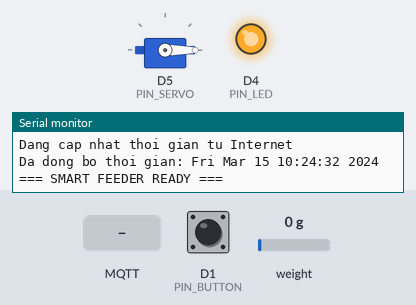
Recording of a sketch running on a simulated ESP8266 (NodeMCU). On the bench: servo, output pins drawn as LEDs (lit = HIGH), the last lines printed to the serial monitor. The inputs (shaded band) are chosen by the test bench; at power-on: weight on the scale 0 g, D1 (PIN_BUTTON) HIGH. WiFi joins after 1.5 s; servers stay silent unless stated; the local clock reads 2024-03-15 10:24:30 at power-on unless the sketch sets it; random numbers use the default seed unless the sketch sets one; no MQTT or app messages arrive unless stated.

Above: at 3.7 s.
3.8 s: MQTT message "1" arrives on the first subscribed topic
At 5.3 s:
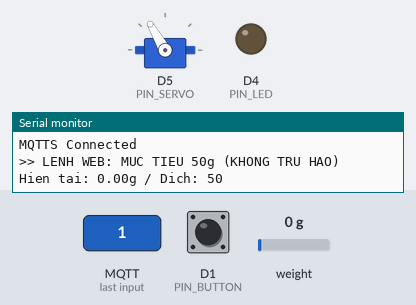
7.3 s: weight on the scale set to 100 g
At 8.6 s:
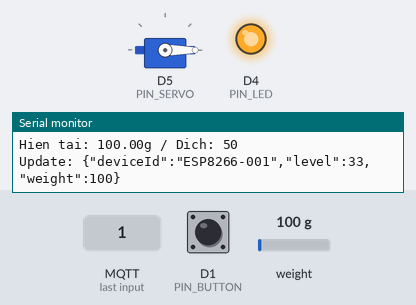
Timing chart, 0 to 10.3 s (numbered marks = the images above; inputs shaded):
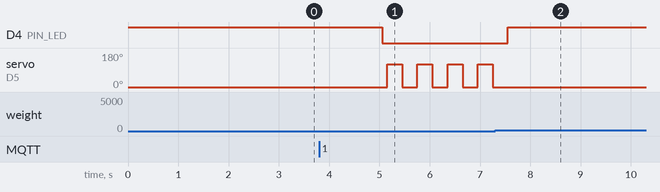

The sketch:

final_smart_ped_feeder.ino
```cpp
#include <ESP8266WiFi.h>
#include <WiFiClientSecure.h>
#include <PubSubClient.h>
#include <Servo.h>
#include <ArduinoJson.h>Ư
#include "HX711.h"

#include <WiFiManager.h>
#include <DNSServer.h>
#include <ESP8266WebServer.h>


const char* mqtt_server = "xxxx.s1.eu.hivemq.cloud";
const int mqtt_port = 8883;
const char* mqtt_user     = "";
const char* mqtt_password = "";
const char* root_ca = \
"-----BEGIN CERTIFICATE-----\n" \
"MIIFazCCA1OgAwIBAgIRAIIQz7DSQONZRGPgu2OCiwAwDQYJKoZIhvcNAQELBQAw\n" \
"TzELMAkGA1UEBhMCVVMxKTAnBgNVBAoTIEludGVybmV0IFNlY3VyaXR5IFJlc2Vh\n" \
"cmNoIEdyb3VwMRUwEwYDVQQDEwxJU1JHIFJvb3QgWDEwHhcNMTUwNjA0MTEwNDM4\n" \
"WhcNMzUwNjA0MTEwNDM4WjBPMQswCQYDVQQGEwJVUzEpMCcGA1UEChMgSW50ZXJu\n" \
"ZXQgU2VjdXJpdHkgUmVzZWFyY2ggR3JvdXAxFTATBgNVBAMTDElTUkcgUm9vdCBY\n" \
"MTCCAiIwDQYJKoZIhvcNAQEBBQADggIPADCCAgoCggIBAK3oJIsG65VKRBYjSToH\n" \
"..."
"-----END CERTIFICATE-----";

// ================== CẤU HÌNH TOPIC ==================
const char* TOPIC_FEED_NOW   = "petfeeder/feed_now";
const char* TOPIC_FOOD_LEVEL = "petfeeder/food_level";
const char* DEVICE_ID        = "ESP8266-001";
const char* TOPIC_FEED_RESULT = "petfeeder/feed_result";

// ================== CẤU HÌNH CHÂN (PIN) ==================
const int PIN_SERVO  = D5;
const int PIN_BUTTON = D1;
const int PIN_LED    = LED_BUILTIN; // NodeMCU: LOW là sáng, HIGH là tắt
const int PIN_DT     = D2;
const int PIN_SCK    = D6;

// ================== CẤU HÌNH LOGIC ==================
const int MAX_BOWL_CAPACITY = 300;  // Giới hạn an toàn của bát (g)
const int DEFAULT_TARGET    = 50;   // Mức mặc định nếu không nhập số (g)
float calibration_factor    = 384.0;

// ================== BIẾN TOÀN CỤC ==================
float lastSentWeight = -999.0;
unsigned long lastMsgTime = 0;
unsigned long lastReconnectAttempt = 0;

// Trạng thái hệ thống
bool webFeeding    = false;
bool buttonFeeding = false;

// Button Debounce
int lastButtonReading = HIGH;
int buttonState       = HIGH;
unsigned long lastDebounceTime = 0;
const unsigned long debounceDelay = 50;

// Khởi tạo đối tượng
Servo        myServo;
WiFiClientSecure espClient;
PubSubClient client(espClient);
HX711        scale;

// Khai báo hàm (Prototype)
void setup_wifi();
void callback(char* topic, byte* payload, unsigned int length);
void handleButton();
void attemptReconnect();
void handleScale();

// =========================================================
void setup() {
  Serial.begin(115200);

  // 1. Cấu hình GPIO
  pinMode(PIN_BUTTON, INPUT_PULLUP);
  pinMode(PIN_LED, OUTPUT);
  digitalWrite(PIN_LED, HIGH); // Tắt LED

  // 2. Cấu hình Servo
  myServo.attach(PIN_SERVO);
  myServo.write(0); // Đóng cửa

  // 3. Cấu hình Loadcell
  Serial.println("\nKhoi tao Loadcell...");
  scale.begin(PIN_DT, PIN_SCK);
  scale.set_scale(calibration_factor);
  scale.tare(); // Đảm bảo bát rỗng khi khởi động

  // 4. Kết nối mạng (WiFiManager)
  // PHẢI KẾT NỐI WIFI TRƯỚC KHI LẤY GIỜ
  setup_wifi();

  // 5. Cấu hình thời gian (NTP) SAU KHI CÓ WIFI
  Serial.print("Dang cap nhat thoi gian tu Internet");
  configTime(7 * 3600, 0, "pool.ntp.org", "time.nist.gov");

  // --- QUAN TRỌNG: Vòng lặp chờ thời gian cập nhật ---
  time_t now = time(nullptr);
  while (now < 100000) { // Nếu thời gian < năm 1970 + 100000s -> chưa update xong
    delay(500);
    Serial.print(".");
    now = time(nullptr);
  }
  Serial.println("\nDa dong bo thoi gian: " + String(ctime(&now)));
  // ----------------------------------------------------

  // 6. Cấu hình SSL/TLS
  // Tăng bộ nhớ đệm cho SSL (HiveMQ đôi khi gửi packet lớn)
  espClient.setBufferSizes(1024, 1024);

  // Gán chứng chỉ
  //espClient.setTrustAnchors(new BearSSL::X509List(root_ca));

  // Nếu vẫn lỗi, bỏ comment dòng dưới để chạy chế độ không an toàn (để test)
  espClient.setInsecure();

  // 7. Cấu hình MQTT
  client.setServer(mqtt_server, mqtt_port);
  client.setCallback(callback);

  Serial.println("\n=== SMART FEEDER READY ===");
}

// =========================================================
void loop() {
  handleButton(); // Luôn check nút bấm

  if (WiFi.status() == WL_CONNECTED) {
    if (!client.connected()) {
      unsigned long now = millis();
      if (now - lastReconnectAttempt > 5000) {
        lastReconnectAttempt = now;
        attemptReconnect();
      }
    } else {
      client.loop();
      // Chỉ đọc cân khi không bận xả
      if (!webFeeding && !buttonFeeding) {
        handleScale();
      }
    }
  }
}

// =========================================================
// HÀM XỬ LÝ LỆNH TỪ WEB (Smart Refill)
// =========================================================
void callback(char* topic, byte* payload, unsigned int length) {
  if (String(topic) == TOPIC_FEED_NOW) {

    StaticJsonDocument<200> doc;
    DeserializationError error = deserializeJson(doc, payload, length);

    if (!error) {
       const char* id = doc["deviceId"];
       if (id && strcmp(id, DEVICE_ID) != 0) return;
    }

    if (buttonFeeding) return;

    // --- LẤY MỤC TIÊU ---
    int amount = doc["amount"];
    int targetWeight = (amount > 0) ? amount : DEFAULT_TARGET;
    if (targetWeight > MAX_BOWL_CAPACITY) targetWeight = MAX_BOWL_CAPACITY;

    Serial.print("\n>> LENH WEB: MUC TIEU ");
    Serial.print(targetWeight); Serial.println("g (KHONG TRU HAO)");

    webFeeding = true;
    digitalWrite(PIN_LED, LOW);
    unsigned long startTime = millis();

    String status = "success";
    String message = "Đã cho ăn xong!";
    // VÒNG LẶP XẢ THÔNG MINH
    while (true) {
      // Đọc 1 mẫu để phản ứng nhanh nhất có thể
      float currentWeight = scale.get_units(1);
      if (currentWeight < 0) currentWeight = 0;

      Serial.print("Hien tai: "); Serial.print(currentWeight);
      Serial.print("g / Dich: "); Serial.println(targetWeight);

      // --- ĐIỀU KIỆN DỪNG ---
      // Dừng ngay khi cân >= mục tiêu (Không trừ hao gì cả)
      if (currentWeight >= targetWeight) {
        status = "success";
        message = "Đã hoàn thành! Bát đã đủ " + String((int)currentWeight) + "g.";
        break;
      }

      // --- BẢO VỆ ---
      if (currentWeight > 500 || (millis() - startTime > 15000)) { // Tăng timeout lên 10s vì rót chậm sẽ lâu hơn
        Serial.println("-> STOP: Timeout hoac Qua tai");
        status = "error";
        message = "Lỗi: Hết thức ăn hoặc kẹt máy (Timeout)!";
        break;
      }

      // --- THUẬT TOÁN ĐIỀU KHIỂN ---
      float remaining = targetWeight - currentWeight;

      if (remaining > 25) {
        // GIAI ĐOẠN 1: Còn thiếu nhiều (>25g) -> Xả mạnh
        // Logic: Mở lớn, đóng nhanh để đẩy thức ăn ra
        myServo.write(120);
        delay(300);
        myServo.write(0);
        delay(200);
      } else {
        // GIAI ĐOẠN 2: Sắp đủ (<= 25g) -> Rót tinh (Nhấp nhả)
        // Logic: Mở rất nhỏ + thời gian cực ngắn + nghỉ lâu để cân ổn định
        Serial.println(">> Che do ROT TINH...");

        myServo.write(100);  // Góc mở nhỏ hơn (chỉ hé cửa)
        delay(80);          // Mở cực nhanh (80ms) rồi đóng ngay
        myServo.write(0);   // Đóng cửa

        // Quan trọng: Nghỉ lâu (1s) để đĩa hết rung, cân đo chính xác rồi mới quyết định rót tiếp hay không
        delay(1000);
      }
    }

    digitalWrite(PIN_LED, HIGH);
    webFeeding = false;

    String resPayload = "{\"deviceId\":\"" + String(DEVICE_ID) + "\", \"status\":\"" + status + "\", \"message\":\"" + message + "\"}";
    client.publish(TOPIC_FEED_RESULT, resPayload.c_str());
    // Cập nhật lại UI lần cuối
    delay(500);
    handleScale();
  }
}
// =========================================================
// HÀM ĐỌC CÂN (Đã tối ưu để nút bấm nhạy hơn)
// =========================================================
void handleScale() {
  unsigned long now = millis();

  // QUAN TRỌNG: Chỉ đọc mỗi 2 giây, thời gian còn lại để check nút bấm
  if (now - lastMsgTime < 2000) return;

  float weight = scale.get_units(1); // Đọc 1 lần cho nhanh
  if (weight < 5.0) weight = 0;

  lastMsgTime     = now;
  lastSentWeight  = weight;

  int percentage = (int)((weight / (float)MAX_BOWL_CAPACITY) * 100);
  if (percentage > 100) percentage = 100;

  StaticJsonDocument<200> doc;
  doc["deviceId"] = DEVICE_ID;
  doc["level"]    = percentage;
  doc["weight"]   = weight;

  char buffer[256];
  serializeJson(doc, buffer);

  client.publish(TOPIC_FOOD_LEVEL, buffer);
  Serial.print("Update: ");
  Serial.println(buffer);
}

// =========================================================
void setup_wifi() {
  WiFi.mode(WIFI_STA); // Đặt chế độ Station (kết nối wifi)

  // Khởi tạo WiFiManager
  WiFiManager wm;

  // Tùy chọn: Xóa cấu hình cũ để test (bỏ comment dòng dưới nếu muốn reset)
  // wm.resetSettings();

  // Tùy chọn: Đặt thời gian timeout (ví dụ 180s).
  // Nếu không ai kết nối cấu hình sau 3 phút, chip sẽ reset thử lại.
  wm.setConfigPortalTimeout(180);

  Serial.println("Dang ket noi WiFi hoac tao Hotspot...");

  // Tự động kết nối:
  // 1. Thử kết nối WiFi cũ đã lưu.
  // 2. Nếu thất bại, tự phát WiFi tên "PetFeeder_Setup" (không mật khẩu hoặc set password tham số thứ 2).
  // 3. Chờ người dùng vào cấu hình.
  bool res = wm.autoConnect("PetFeeder_Setup", "12345678"); // Tên WiFi và Mật khẩu cấu hình

  if(!res) {
    Serial.println("Ket noi that bai (Timeout) -> Reset thiet bi");
    ESP.restart(); // Reset để thử lại
  }
  else {
    Serial.println("\nWiFi da ket noi!");
    Serial.print("IP Address: ");
    Serial.println(WiFi.localIP());
  }
}

// =========================================================
void attemptReconnect() {
  String clientId = "ESP8266-Client-" + String(random(0xffff), HEX);

  // Thêm User và Password vào hàm connect
  if (client.connect(clientId.c_str(), mqtt_user, mqtt_password)) {
    Serial.println("MQTTS Connected");
    client.subscribe(TOPIC_FEED_NOW);
  } else {
    Serial.print("Failed, rc=");
    Serial.print(client.state());
    Serial.println(" try again in 5 seconds");
  }
}

// =========================================================
void handleButton() {
  int reading = digitalRead(PIN_BUTTON);

  if (reading != lastButtonReading) {
    lastDebounceTime = millis();
  }

  if ((millis() - lastDebounceTime) > debounceDelay) {
    if (reading != buttonState) {
      buttonState = reading;

      if (buttonState == LOW && !webFeeding) {
        buttonFeeding = true;
        digitalWrite(PIN_LED, LOW);
        myServo.write(120);
      }

      if (buttonState == HIGH && buttonFeeding) {
        myServo.write(0);
        digitalWrite(PIN_LED, HIGH);
        buttonFeeding = false;
        lastMsgTime = 0;
      }
    }
  }
  lastButtonReading = reading;
}
```

Measured:
- after the input at 3.8 s, D4 (PIN_LED): HIGH → LOW after 1.3 s; servo on D5 (PIN_SERVO): alternates 120° for 0.30 s and 0° for 0.30 s, starting after 1.4 s
- after the input at 7.3 s, D4 (PIN_LED): LOW → HIGH after 0.25 s
